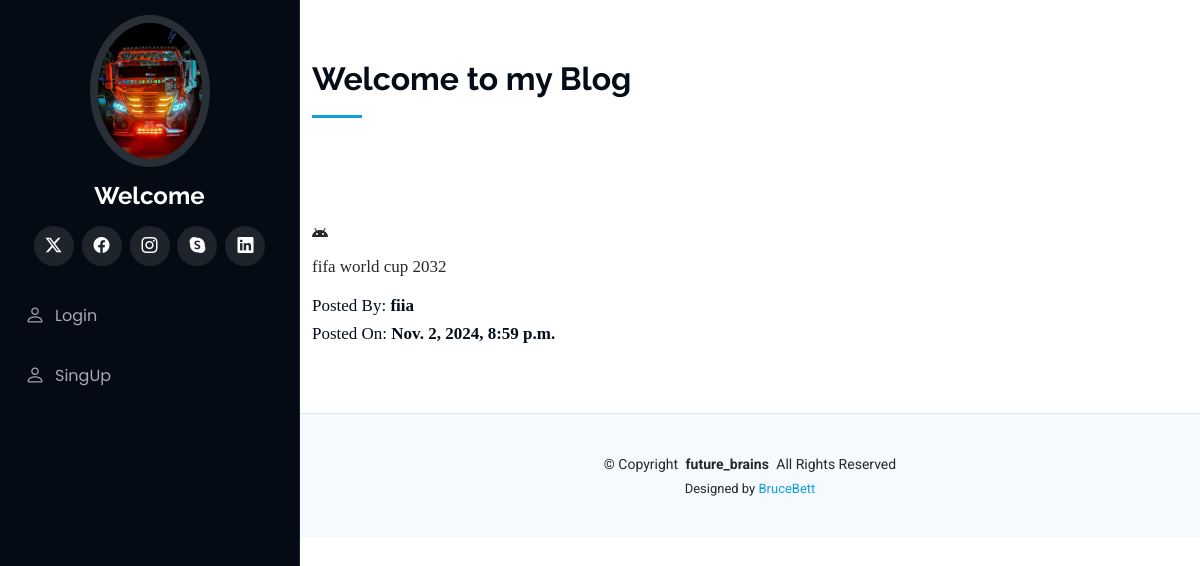
Before: /blog/ with the older database file.
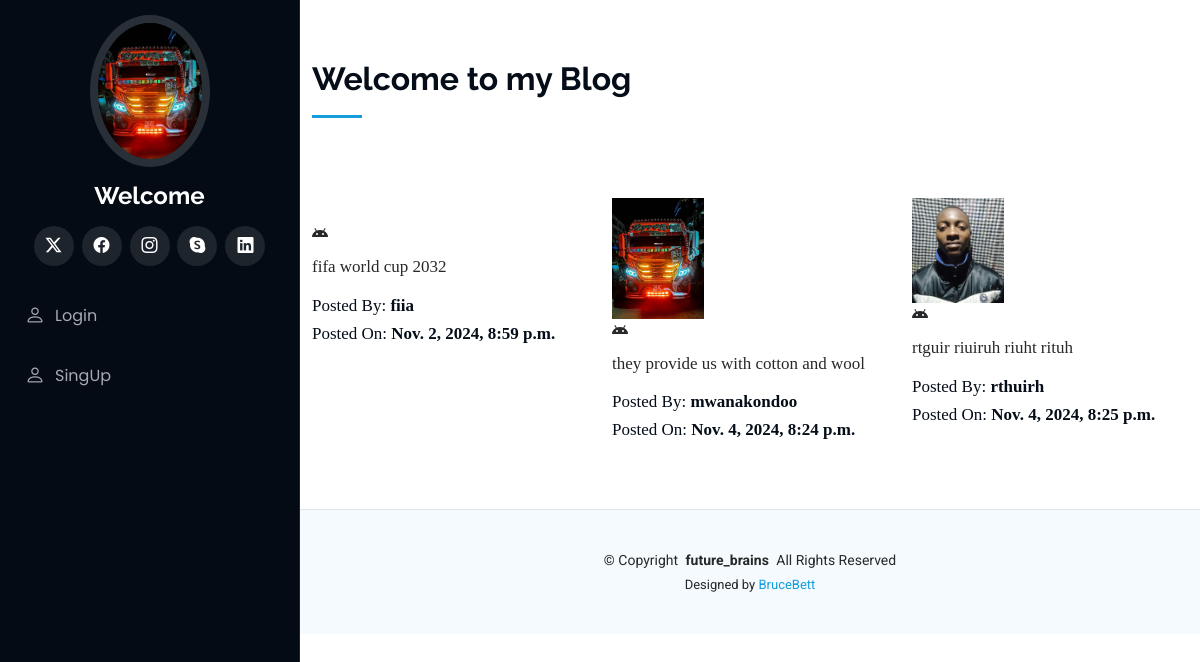
After: the same page with the newer database file.
### portfolio/models.py (models this page shows, shortened)
class Blogs(models.Model):
    tittle=models.CharField(max_length=60)
    description=models.TextField()
    authname=models.CharField(max_length=15)
    img=models.ImageField(upload_to='blog', blank=True,null=True)
    timeStamp=models.DateTimeField(auto_now_add=True, blank=True)

### portfolio/views.py (the view)
# urls.py: path('blog/', views.handleblog, name='blog'),
def handleblog(request):
    posts=Blogs.objects.all()
    context={"posts":posts}
    return render(request, 'blog.html',context)

### templates/blog.html (shortened to what this page needs)
{% extends "base.html" %}
{% block body %}
{% load static %}
<section id="services" class="services">
    <div class="container">
      <div class="section-title">
        <h2>Welcome to my Blog</h2>
      </div>
      <div class="row">
{% for post in posts %}
        <div class="col-lg-4 col-md-6 icon-box" data-aos="fade-up">
          <div class="col-lg-4" data-aos="fade-right">
            <img src="{{post.img.url}}" class="img-fluid" alt="">
          </div>
          <div class="icon"><i class="bi bi-android"></i></div>
          <p class="description" style="font-family: 'Liberation Serif';font-size: 17px">{{post.description}}</p>
          <h6 style="font-family: 'Liberation Serif';font-size: 17px"> Posted By: <b>{{post.authname}}</b></h6>
          <h6 style="font-family: 'Liberation Serif';font-size: 17px"> Posted On: <b>{{post.timeStamp}}</b></h6>
        </div>
{% endfor %}
      </div>
    </div>
  </section>
{% endblock body %}

### templates/base.html (shortened to what this page needs)
{% load static %}
<!DOCTYPE html>
<html lang="en">
<head>
  <link href="{% static 'assets/vendor/bootstrap/css/bootstrap.min.css' %}" rel="stylesheet">
  <link href="{% static 'assets/vendor/bootstrap-icons/bootstrap-icons.css' %}" rel="stylesheet">
  <link href="{% static 'assets/vendor/aos/aos.css' %}" rel="stylesheet">
  <link href="{% static 'assets/vendor/glightbox/css/glightbox.min.css' %}" rel="stylesheet">
  <link href="{% static 'assets/vendor/swiper/swiper-bundle.min.css' %}" rel="stylesheet">
  <link href="{% static 'assets/css/main.css' %}" rel="stylesheet">
</head>
<body class="index-page">
  <header id="header" class="header dark-background d-flex flex-column">
    <div class="profile-img">
      <img src="{% static 'assets/img/oppo.jpg' %}" alt="" class="img-fluid rounded-circle">
    </div>
    <a href="index.html" class="logo d-flex align-items-center justify-content-center">
      <h1 class="sitename">Welcome {{user.username}}</h1>
    </a>
    <div class="social-links text-center">
      <a href="#" target="_blank" class="twitter"><i class="bi bi-twitter-x"></i></a>
      <a href="https://www.facebook.com/BettBriann" target="_blank" class="facebook"><i class="bi bi-facebook"></i></a>
      <a href="#" target="_blank" class="instagram"><i class="bi bi-instagram"></i></a>
      <a href="#" target="_blank" class="google-plus"><i class="bi bi-skype"></i></a>
      <a href="https://www.linkedin.com/in/brian-bett-63788a285/" target="_blank" class="linkedin"><i class="bi bi-linkedin"></i></a>
    </div>
    <nav id="navmenu" class="navmenu">
      <ul>
        {% if  not request.user.is_authenticated%}
        <li><a href="/auth/login/"><i class="bi bi-person navicon"></i> Login</a></li>
        <li><a href="/auth/signup/"><i class="bi bi-person navicon"></i> SingUp</a></li>
        {% endif %}
      </ul>
    </nav>
  </header>
  <main class="main">
    {% block body %}
    {% endblock body %}
  </main>
  <footer id="footer" class="footer position-relative light-background">
    <div class="container">
      <div class="copyright text-center ">
        <p>© <span>Copyright</span> <strong class="px-1 sitename">future_brains</strong> <span>All Rights Reserved</span></p>
      </div>
      <div class="credits">
        Designed by <a href="">BruceBett</a>
      </div>
    </div>
  </footer>
</body>
</html>

### static/assets/css/main.css (style rules this page uses)
:root { --default-font: "Roboto", system-ui, -apple-system, "Segoe UI", Roboto, "Helvetica Neue", Arial, "Noto Sans", "Liberation Sans", sans-serif, "Apple Color Emoji", "Segoe UI Emoji", "Segoe UI Symbol", "Noto Color Emoji"; --heading-font: "Raleway", sans-serif; --nav-font: "Poppins", sans-serif; }
:root { --background-color: #ffffff; --default-color: #272829; --heading-color: #050d18; --accent-color: #149ddd; --surface-color: #ffffff; --contrast-color: #ffffff; }
:root { --nav-color: #a8a9b4; --nav-hover-color: #ffffff; --nav-mobile-background-color: #040b14; --nav-dropdown-background-color: #040b14; --nav-dropdown-color: #a8a9b4; --nav-dropdown-hover-color: #ffffff; }
.light-background { --background-color: #f4fafd; --surface-color: #ffffff; }
.dark-background { --background-color: #040b14; --default-color: #ffffff; --heading-color: #ffffff; --surface-color: #151f2b; --contrast-color: #ffffff; }
:root { scroll-behavior: smooth; }
body { color: var(--default-color); background-color: var(--background-color); font-family: var(--default-font); }
a { color: var(--accent-color); text-decoration: none; transition: 0.3s; }
h1, h2, h3, h4, h5, h6 { color: var(--heading-color); font-family: var(--heading-font); }
.header { color: var(--default-color); background-color: var(--background-color); position: fixed; top: 0; left: 0; bottom: 0; padding: 0 15px; width: 300px; transition: all ease-in-out 0.3s; overflow-y: auto; z-index: 997; border-right: 1px solid color-mix(in srgb, var(--default-color), transparent 90%); }
.header .profile-img img { margin: 15px auto; display: block; width: 120px; border: 8px solid color-mix(in srgb, var(--default-color), transparent 85%); }
.header .logo { line-height: 1; margin-bottom: 15px; }
.header .logo h1 { font-size: 24px; margin: 0; font-weight: 700; color: var(--heading-color); }
.header .social-links { margin: 0 0 20px 0; }
.header .social-links a { font-size: 16px; display: inline-flex; align-items: center; justify-content: center; background: color-mix(in srgb, var(--default-color), transparent 90%); color: var(--default-color); margin: 0 2px; border-radius: 50%; text-align: center; width: 40px; height: 40px; transition: 0.3s; }
@media (min-width: 1200px) { .header~main, .header~#footer { margin-left: 300px; } }
.navmenu { padding: 0; z-index: 9997; }
.navmenu ul { list-style: none; padding: 0 0 20px 0; margin: 0; }
.navmenu a, .navmenu a:focus { color: var(--nav-color); padding: 15px 10px; font-family: var(--nav-font); font-size: 16px; font-weight: 400; display: flex; align-items: center; white-space: nowrap; transition: 0.3s; width: 100%; }
.navmenu a .navicon, .navmenu a:focus .navicon { font-size: 20px; margin-right: 10px; }
.footer { color: var(--default-color); background-color: var(--background-color); font-size: 14px; padding: 40px 0; position: relative; border-top: 1px solid color-mix(in srgb, var(--default-color), transparent 90%); }
.footer .copyright p { margin-bottom: 0; }
.footer .credits { margin-top: 4px; font-size: 13px; text-align: center; }
section, .section { color: var(--default-color); background-color: var(--background-color); padding: 60px 0; overflow: clip; }
.section-title { padding-bottom: 60px; position: relative; }
.section-title h2 { font-size: 32px; font-weight: 700; margin-bottom: 20px; padding-bottom: 20px; position: relative; }
.section-title h2:after { content: ""; position: absolute; display: block; width: 50px; height: 3px; background: var(--accent-color); left: 0; bottom: 0; }

Changed rows visible on the page:
added Blogs: img (picture), description "they provide us with cotton and wool", authname "mwanakondoo", timeStamp "Nov. 4, 2024, 8:24 p.m."
added Blogs: img (picture), description "rtguir riuiruh riuht rituh", authname "rthuirh", timeStamp "Nov. 4, 2024, 8:25 p.m."
